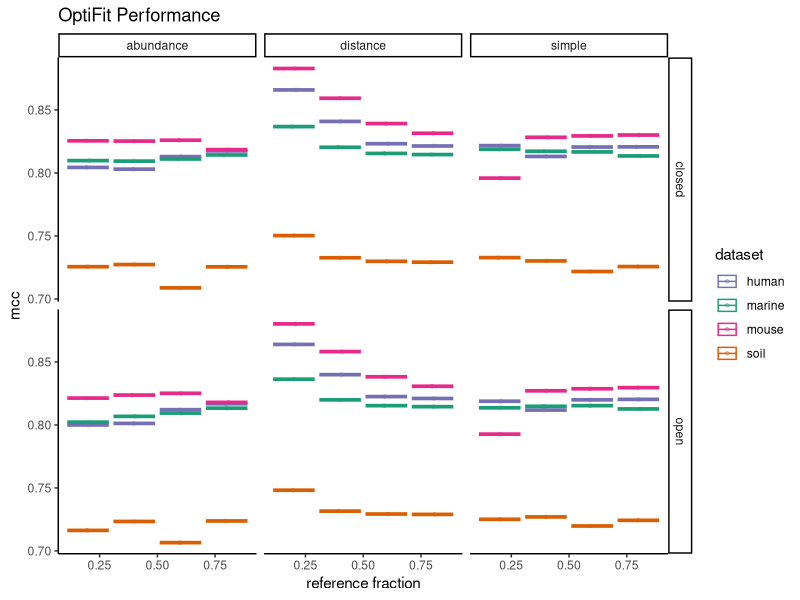
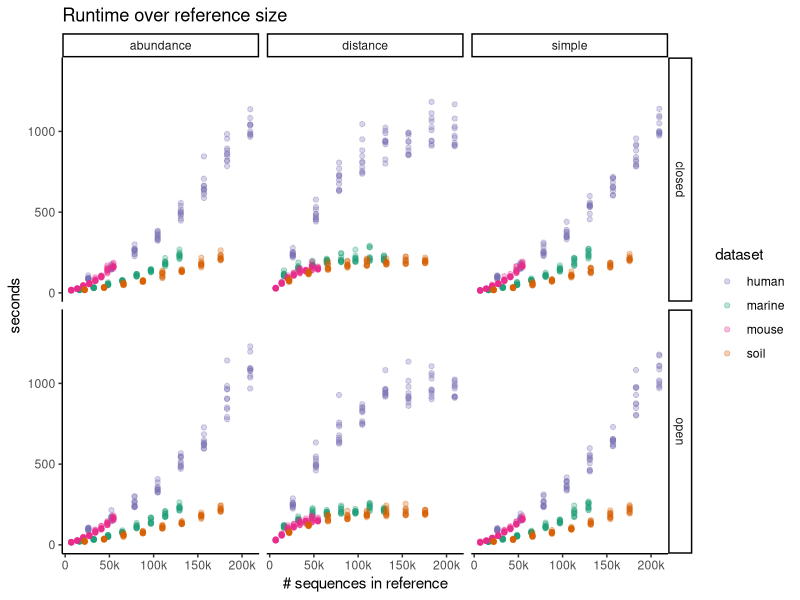
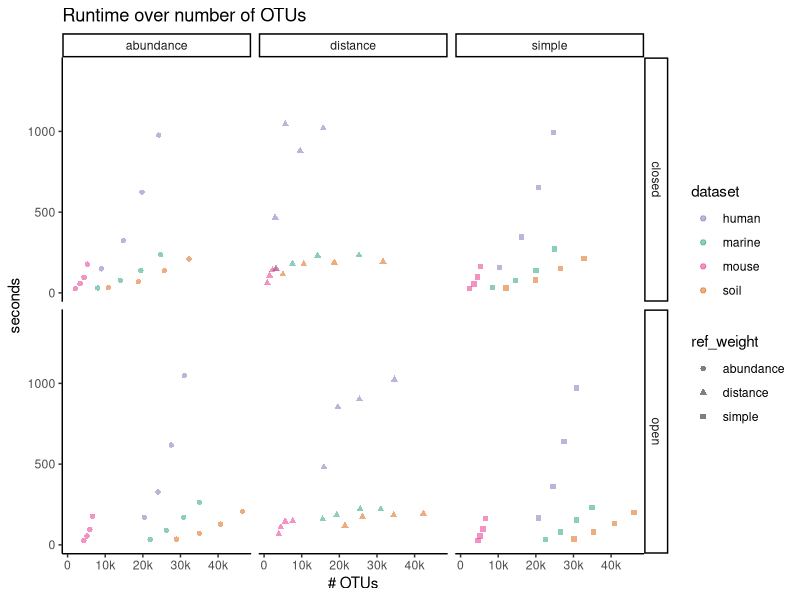
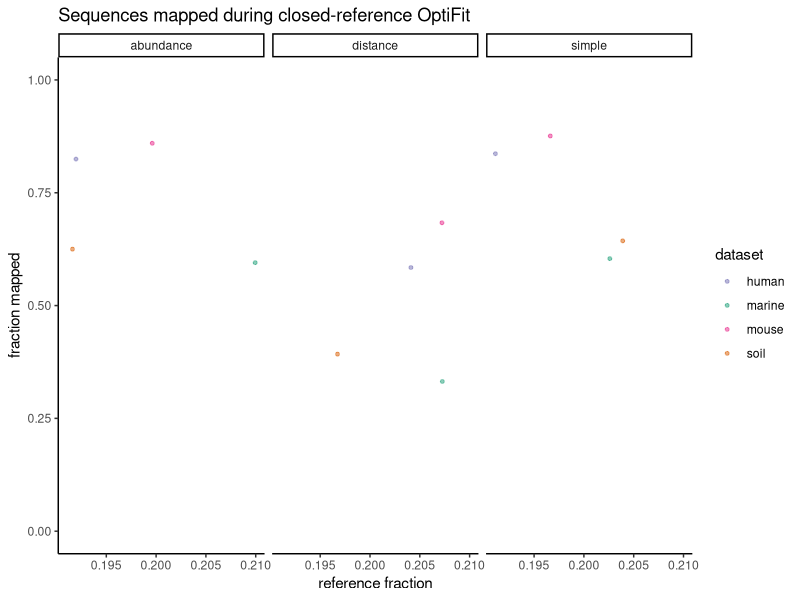

These charts were generated, in order, by the following R code:
## ---- chunk 1
knitr::opts_chunk$set(echo = TRUE,
                      message = FALSE,
                      fig.path = "figures/"
                      )
## ---- chunk 2
library(cowplot)
library(ggtext)
library(here)
library(knitr)
library(tidyverse)
theme_set(theme_classic())
color_palette <- RColorBrewer::brewer.pal(4, "Dark2")
dataset_colors <- c(
  human = color_palette[[3]],
  marine = color_palette[[1]],
  mouse = color_palette[[4]],
  soil = color_palette[[2]]
)
## ---- chunk 3
sensspec_fit <-
  read_tsv(here('subworkflows/3_fit_sample_subset/results/sensspec.tsv'))
## ---- chunk 4
sensspec_fit %>%
  ggplot(aes(x = ref_frac, y = mcc, color = dataset)) +
  geom_jitter(size = 1, alpha = 0.3, width = 0.01) +
  stat_summary(fun = mean, geom = 'crossbar') +
  scale_color_manual(values = dataset_colors) +
  facet_grid(method ~ ref_weight) +
  labs(title='OptiFit Performance',
       x='reference fraction')
## ---- chunk 5
runtime <- full_join(
  read_tsv(here('subworkflows/3_fit_sample_subset/results/benchmarks.tsv')),
  read_tsv(here('subworkflows/3_fit_sample_subset/results/input_sizes.tsv'))
  ) %>% 
  full_join(read_tsv(here('subworkflows/3_fit_sample_subset/results/gap_counts.tsv'))) %>% 
  mutate(num_total_seqs = num_ref_seqs + num_sample_seqs,
         gaps_frac = n_gaps / total_chars)

runtime %>% ggplot(aes(x=num_ref_seqs, y=s, color=dataset)) +
  geom_point(alpha = 0.3) +
  facet_grid(method ~ ref_weight) +
  scale_color_manual(values = dataset_colors) +
  scale_x_continuous(breaks = seq(0, 200000, 50000),
                     labels = c('0', '50k', '100k', '150k', '200k')) +
  labs(title = 'Runtime over reference size',
       x = '# sequences in reference',
       y = 'seconds')
## ---- chunk 6
runtime %>% full_join(sensspec_fit) %>% 
  ggplot(aes(x=numotus, y=s, color=dataset, shape = ref_weight)) +
  geom_point(alpha = 0.5) +
  facet_grid(method ~ ref_weight) +
  scale_color_manual(values = dataset_colors) +
  scale_x_continuous(breaks = seq(0, 40000, 10000),
                     labels = c('0', '10k', '20k', '30k', '40k')) +
  labs(title = 'Runtime over number of OTUs',
       x = '# OTUs',
       y = 'seconds')
## ---- chunk 7
fractions <- read_tsv(here('subworkflows/3_fit_sample_subset/results/fraction_reads_mapped.tsv'))
fractions %>% 
  group_by(dataset, ref_weight, ref_frac) %>% 
  ggplot(aes(x=ref_frac, y=fraction_mapped, color=dataset)) +
  geom_jitter(alpha = 0.5, width = 0.01, size=1) +
  scale_color_manual(values = dataset_colors) +
  facet_wrap("ref_weight") +
  ylim(0, 1) +
  labs(title="Sequences mapped during closed-reference OptiFit",
       x='reference fraction',
       y='fraction mapped')
